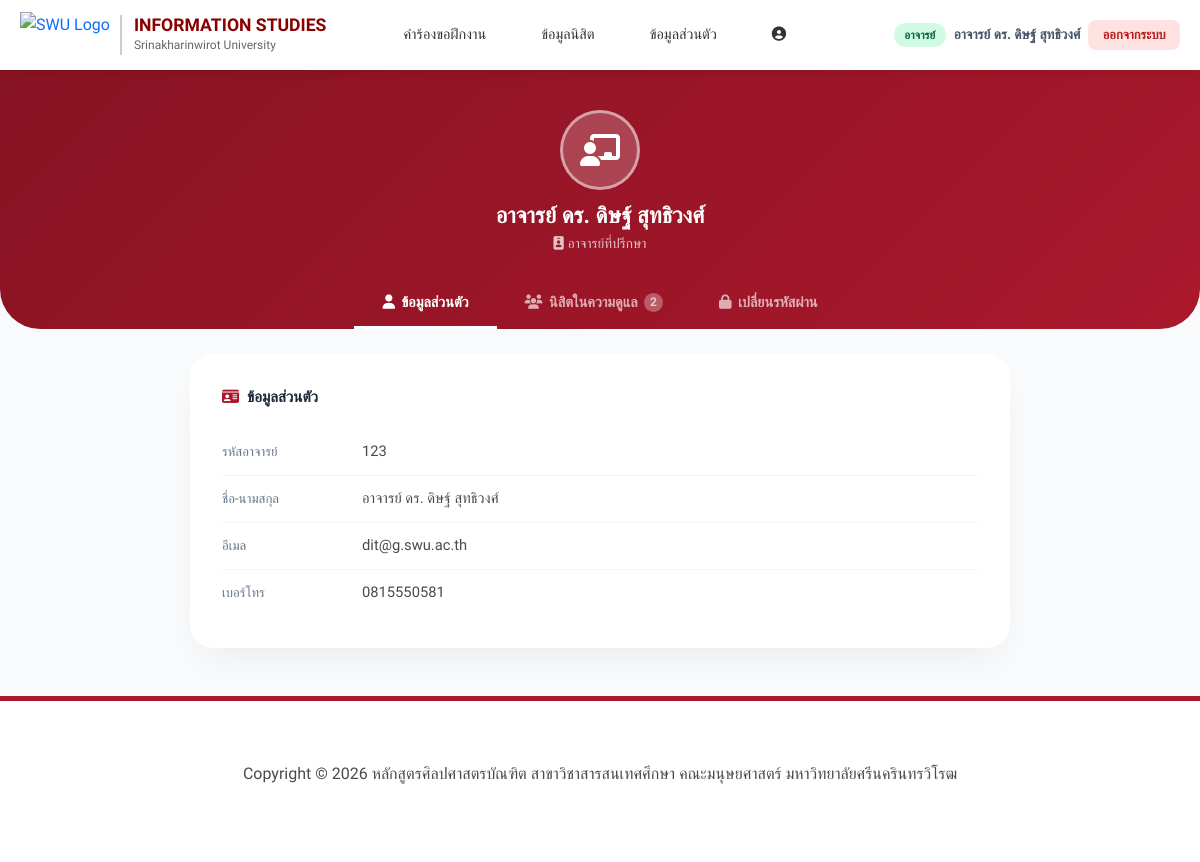
/pages/teacher/teacher_profile.php (signed in), run on the app's committed database.
### tables this page shows
CREATE TABLE `teacher` (
  `tchID` varchar(10) NOT NULL,
  `tchname` varchar(100) NOT NULL,
  `email` varchar(100) DEFAULT NULL,
  `phone` varchar(15) DEFAULT NULL,
  `password` varchar(255) DEFAULT '1234'
);

### pages/teacher/teacher_profile.php (the view, shortened to what this page needs)
<?php
require_once '../../includes/db_connect.php';
$tchID = $_SESSION['user_id'];
$stmt = $conn->prepare("SELECT * FROM teacher WHERE tchID = ?");
$stmt->execute([$tchID]);
$teacher = $stmt->fetch(PDO::FETCH_ASSOC);
$stmt2 = $conn->prepare("
    SELECT r.*, s.stdname, s.email AS student_email,
           COALESCE(r.company_name, c.companyname) AS companyname
    FROM internship_request r
    LEFT JOIN student s ON r.stdid = s.stdid
    LEFT JOIN company c ON r.companyid = c.companyid
    WHERE r.tchID = ?
    ORDER BY r.requestid DESC
");
$stmt2->execute([$tchID]);
$students = $stmt2->fetchAll(PDO::FETCH_ASSOC);
?>
<!DOCTYPE html>
<html lang="th">
<head>
    <link href="https://cdn.jsdelivr.net/npm/bootstrap@5.3.2/dist/css/bootstrap.min.css" rel="stylesheet">
    <link rel="stylesheet" href="https://cdnjs.cloudflare.com/ajax/libs/font-awesome/6.4.0/css/all.min.css">
</head>
<body>
<?php include '../../includes/header.php'; ?>
<div class="profile-hero">
    <div class="text-center px-3">
        <div class="avatar-circle"><i class="fas fa-chalkboard-teacher"></i></div>
        <h1 class="hero-name"><?= htmlspecialchars($teacher['tchname'] ?? '-') ?></h1>
        <p class="hero-id"><i class="fas fa-id-badge me-1"></i>อาจารย์ที่ปรึกษา</p>
    </div>
    <div class="hero-tabs">
        <button class="hero-tab active" onclick="switchTab('profile', this)">
            <i class="fas fa-user"></i> ข้อมูลส่วนตัว
        </button>
        <button class="hero-tab" onclick="switchTab('students', this)">
            <i class="fas fa-users"></i> นิสิตในความดูแล
            <?php if (count($students)): ?>
            <span style="background:rgba(255,255,255,0.3);padding:0 6px;border-radius:50px;font-size:0.75rem;"><?= count($students) ?></span>
            <?php endif; ?>
        </button>
        <button class="hero-tab" onclick="switchTab('password', this)">
            <i class="fas fa-lock"></i> เปลี่ยนรหัสผ่าน
        </button>
    </div>
</div>
<div class="modern-container mb-5">
    <div id="tab-profile" class="tab-pane active">
        <div class="info-card">
            <p class="section-title"><i class="fas fa-id-card"></i> ข้อมูลส่วนตัว</p>
            <div class="info-row">
                <span class="info-label">รหัสอาจารย์</span>
                <span class="info-value"><?= htmlspecialchars($teacher['tchID'] ?? '-') ?></span>
            </div>
            <div class="info-row">
                <span class="info-label">ชื่อ-นามสกุล</span>
                <span class="info-value"><?= htmlspecialchars($teacher['tchname'] ?? '-') ?></span>
            </div>
            <div class="info-row">
                <span class="info-label">อีเมล</span>
                <span class="info-value"><?= htmlspecialchars($teacher['email'] ?? '-') ?></span>
            </div>
            <div class="info-row">
                <span class="info-label">เบอร์โทร</span>
                <span class="info-value"><?= htmlspecialchars($teacher['phone'] ?? '-') ?></span>
            </div>
        </div>
    </div>
</div>
<?php include '../../includes/footer.php'; ?>
</body>
</html>

### assets/css/style.css (style rules this page uses)
* { box-sizing: border-box; }
:root { --swu-red: #aa182c; --swu-dark-red: #881322; --text-color: #4a4a4a; --light-gray: #f8f8f8; --white: #ffffff; }
body { font-family: 'Sarabun', 'Prompt', sans-serif; color: var(--text-color); line-height: 1.6; padding-top: 70px; }
html { overflow-x: hidden; }

### pages/teacher/teacher_profile.php (style rules this page uses)
:root { --swu-red:#c8102e; --swu-dark-red:#9e0b23; --bg:#f8fafc; --card:#fff; --text:#1e293b; --muted:#64748b; }
body { font-family:'Prompt',sans-serif; background:var(--bg); color:var(--text); min-height:100vh; }
.profile-hero { background: linear-gradient(135deg, var(--swu-dark-red) 0%, var(--swu-red) 100%); padding: 2.5rem 0 0; border-radius: 0 0 2.5rem 2.5rem; margin-bottom: 1.5rem; }
.avatar-circle { width:80px; height:80px; background:rgba(255,255,255,0.2); border:3px solid rgba(255,255,255,0.5); border-radius:50%; display:flex; align-items:center; justify-content:center; font-size:2rem; color:white; margin:0 auto 0.75rem; }
.hero-name { font-size:1.4rem; font-weight:700; color:white; margin:0; }
.hero-id { font-size:0.85rem; color:rgba(255,255,255,0.75); margin:0.25rem 0 0; }
.hero-tabs { display:flex; justify-content:center; margin-top:1.5rem; }
.hero-tab { padding:0.75rem 1.75rem; border:none; background:transparent; color:rgba(255,255,255,0.65); font-family:'Prompt',sans-serif; font-size:0.9rem; font-weight:600; cursor:pointer; transition:all 0.2s; border-bottom:3px solid transparent; display:flex; align-items:center; gap:0.4rem; }
.hero-tab.active { color:white; border-bottom-color:white; }
.modern-container { max-width:860px; margin:0 auto; padding:0 1.25rem; }
.tab-pane { display:none; animation:fadeIn 0.3s ease; }
.tab-pane.active { display:block; }
.info-card, .pass-card { background:var(--card); border-radius:1.5rem; box-shadow:0 20px 40px -15px rgba(0,0,0,0.07); padding:2rem; margin-bottom:1.5rem; }
.section-title { font-size:0.95rem; font-weight:700; color:var(--text); margin-bottom:1.25rem; display:flex; align-items:center; gap:0.5rem; }
.section-title i { color:var(--swu-red); }
.info-row { display:flex; align-items:flex-start; padding:0.7rem 0; border-bottom:1px solid #f1f5f9; }
.info-row:last-child { border-bottom:none; }
.info-label { width:140px; font-size:0.82rem; color:var(--muted); flex-shrink:0; padding-top:1px; }
.info-value { font-size:0.92rem; font-weight:500; }

### data on the page
teacher: tchname "อาจารย์ ดร. ดิษฐ์ สุทธิวงศ์", tchID "123", email "dit@g.swu.ac.th", phone "0815550581"

### other printed values
$role_label['label'] "อาจารย์"
$display_name "อาจารย์ ดร. ดิษฐ์ สุทธิวงศ์"
count($students) "2"
